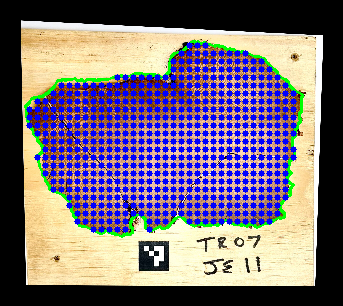
#> input picture CAPTURING_last version/out_xy/570646/overlay.png, 343 x 306 px; its folder holds only this picture in this run
$ python -i disk_planner_xy.py   (imports and definitions only)
#> lines starting #> are read from the running program, lines starting #| are printed output that depends on the picture; after the words box and inside, x2 and y2 are one past the last pixel; in counts of white or black regions, pixels touching at a corner belong together
#!/usr/bin/env python3
# -*- coding: utf-8 -*-
"""
Program: CaptuRing Disk Planner XY (GUI+CLI)
Version: 1.2
Author: Dr. Zulfiyor Bakhtiyorov
Institution: University of Cambridge, Xinjiang Institute of Ecology and Geography, National Academy of Sciences of Tajikistan
Year: 2025
License: MIT License

Overview
--------
Enhanced GUI/CLI for planning XY tiles inside a segmented sample polygon.
Key additions vs previous GUI:
- Brush cursor ring now persists reliably (no disappearance after first click)
- Mouse-wheel zoom on canvas
- Sample rotation (degrees) with re-segmentation & re-planning
- Area computation (mm²) alongside frames and grid step
- Movement mode (X-first or Y-first) + serpentine path ordering
- "Start capture" action that locks in ordering and saves rich plan metadata
- Manual mm/px scaling is honored (if no ArUco) for true mm units in GUI

Dependencies: opencv-contrib-python, numpy, pillow, tkinter
"""

import argparse
import json
import math
import threading
import time
from pathlib import Path
from typing import Optional, Tuple

PROGRAM_NAME = "CaptuRing Disk Planner"
VERSION = "1.2"
AUTHOR = "Dr. Zulfiyor Bakhtiyorov"
INSTITUTION = (
    "University of Cambridge; Xinjiang Institute of Ecology and Geography; "
    "National Academy of Sciences of Tajikistan"
)
YEAR = "2025"
LICENSE_TEXT = "MIT License"

import cv2
import numpy as np
from PIL import Image


def load_preview_image(path: Path, max_dim: int = 2048) -> Tuple[Optional[np.ndarray], float]:
    """Decode a lightweight preview without fully loading the original frame."""
    # Read compressed bytes once; decoding happens with downscale hints.
    data = np.fromfile(str(path), dtype=np.uint8)
    if data.size == 0:
        return None, 1.0

    orig_w = orig_h = None
    try:
        with Image.open(path) as im:
            orig_w, orig_h = im.size
    except Exception:
        pass

    reduction = 1
    flag = cv2.IMREAD_COLOR
    if orig_w and orig_h:
        longest = max(orig_w, orig_h)
        while longest / reduction > max_dim and reduction < 8:
            reduction *= 2
        if reduction == 2:
            flag = cv2.IMREAD_REDUCED_COLOR_2
        elif reduction == 4:
            flag = cv2.IMREAD_REDUCED_COLOR_4
        elif reduction >= 8:
            flag = cv2.IMREAD_REDUCED_COLOR_8
            reduction = 8

    img = cv2.imdecode(data, flag)
    if img is None:
        return None, 1.0

    h, w = img.shape[:2]
    longest_decoded = max(h, w)
    scale_extra = 1.0
    if longest_decoded > max_dim and longest_decoded > 0:
        scale_extra = max_dim / float(longest_decoded)
        new_w = max(1, int(round(w * scale_extra)))
        new_h = max(1, int(round(h * scale_extra)))
        img = cv2.resize(img, (new_w, new_h), interpolation=cv2.INTER_AREA)
        h, w = img.shape[:2]

    if orig_w and orig_h and orig_w > 0 and orig_h > 0:
        scale = (1.0 / reduction) * scale_extra
    else:
        # Fallback: rely on decoded size (best effort)
        scale = 1.0
        if orig_w and orig_w > 0:
            scale = w / float(orig_w)
        elif orig_h and orig_h > 0:
            scale = h / float(orig_h)

    return img, scale

# --------------------------- ArUco helpers ---------------------------

def find_aruco_homography(image_bgr, marker_mm: float):
    gray = cv2.cvtColor(image_bgr, cv2.COLOR_BGR2GRAY)
    aruco_dict = cv2.aruco.getPredefinedDictionary(cv2.aruco.DICT_4X4_50)
    params = cv2.aruco.DetectorParameters()
    detector = cv2.aruco.ArucoDetector(aruco_dict, params)
    corners, ids, _ = detector.detectMarkers(gray)
    if ids is None or len(ids) == 0:
        return None, None, None
    areas = [cv2.contourArea(c.astype(np.float32)) for c in corners]
    idx = int(np.argmax(areas))
    c = corners[idx].reshape(-1, 2).astype(np.float32)
    src = np.array([c[0], c[1], c[2], c[3]], dtype=np.float32)
    dst = np.array([[0, 0], [marker_mm, 0], [marker_mm, marker_mm], [0, marker_mm]], dtype=np.float32)
    H, _ = cv2.findHomography(src, dst, method=cv2.RANSAC, ransacReprojThreshold=2.0)
    if H is None:
        return None, None, None
    img_side_px = (np.linalg.norm(c[1]-c[0]) + np.linalg.norm(c[2]-c[1])) / 2.0
    mm_per_pixel = float(marker_mm / img_side_px) if img_side_px > 0 else None
    mask = np.zeros(gray.shape, dtype=np.uint8)
    cv2.fillConvexPoly(mask, c.astype(np.int32), 255)
    return H, mm_per_pixel, mask

# --------------------------- Rectification ---------------------------

def warp_to_mm_plane(image_bgr, H, out_border_mm=20):
    h, w = image_bgr.shape[:2]
    pts = np.array([[0,0],[w,0],[w,h],[0,h]], dtype=np.float32).reshape(-1,1,2)
    pts_mm = cv2.perspectiveTransform(pts, H).reshape(-1,2)
    min_xy = pts_mm.min(axis=0) - out_border_mm
    max_xy = pts_mm.max(axis=0) + out_border_mm
    tx, ty = -min_xy
    T = np.array([[1,0,tx],[0,1,ty],[0,0,1]], dtype=np.float32)
    H2 = T @ H
    out_w = int(math.ceil(max_xy[0]-min_xy[0]))
    out_h = int(math.ceil(max_xy[1]-min_xy[1]))
    rect = cv2.warpPerspective(image_bgr, H2, (out_w, out_h))
    return rect, H2, (tx, ty)

# --------------------------- Segmentation core ---------------------------

def mask_arucos(img_bgr):
    gray = cv2.cvtColor(img_bgr, cv2.COLOR_BGR2GRAY)
    aruco_dict = cv2.aruco.getPredefinedDictionary(cv2.aruco.DICT_4X4_50)
    params = cv2.aruco.DetectorParameters()
    detector = cv2.aruco.ArucoDetector(aruco_dict, params)
    corners, ids, _ = detector.detectMarkers(gray)
    if ids is not None and len(ids) > 0:
        for c in corners:
            cv2.fillConvexPoly(img_bgr, c.astype(np.int32), (255, 255, 255))
    return img_bgr


# [48 lines left out: function refine_with_grabcut, not called in this run]


def compute_fg_hsv(rect_bgr, border_px=40, k_sigma=2.5, use_grabcut=True):
    """HSV border-based segmentation returning a FG mask."""
    img = rect_bgr.copy()
    img = mask_arucos(img)
    h, w = img.shape[:2]
    hsv = cv2.cvtColor(img, cv2.COLOR_BGR2HSV)
    S = hsv[:,:,1].astype(np.float32)
    V = hsv[:,:,2].astype(np.float32)

    b = max(10, int(border_px))
    border_mask = np.zeros((h,w), np.uint8)
    border_mask[:b,:] = 1; border_mask[-b:,:] = 1; border_mask[:, :b] = 1; border_mask[:, -b:] = 1

    Sb = S[border_mask==1]; Vb = V[border_mask==1]
    S_med, V_med = np.median(Sb), np.median(Vb)
    S_std = max(5.0, float(np.std(Sb)))
    V_std = max(5.0, float(np.std(Vb)))

    bg = (np.abs(S - S_med) <= k_sigma*S_std) & (np.abs(V - V_med) <= k_sigma*V_std)
    bg = (bg.astype(np.uint8) * 255)
    fg = cv2.bitwise_not(bg)
    kern = cv2.getStructuringElement(cv2.MORPH_ELLIPSE, (7,7))
    fg = cv2.morphologyEx(fg, cv2.MORPH_OPEN, kern, iterations=1)
    fg = cv2.morphologyEx(fg, cv2.MORPH_CLOSE, kern, iterations=2)

    if use_grabcut:
        fg = refine_with_grabcut(img, fg, (border_mask*255).astype(np.uint8), iters=3)
    return fg


def contour_from_mask(fg: np.ndarray):
    cnts, _ = cv2.findContours(fg, cv2.RETR_EXTERNAL, cv2.CHAIN_APPROX_SIMPLE)
    if not cnts:
        return None
    cnt = max(cnts, key=cv2.contourArea)
    approx = cv2.approxPolyDP(cnt, 0.5, True)
    if cv2.contourArea(approx) < 500:
        return None
    return approx.reshape(-1,2).astype(np.float32)


def extract_disk_contour(rect_bgr, border_px=40, k_sigma=2.5, use_grabcut=True):
    fg = compute_fg_hsv(rect_bgr, border_px, k_sigma, use_grabcut)
    return contour_from_mask(fg)

# --------------------------- Tiles & exports ---------------------------

def generate_tiles_inside_polygon(poly_mm: np.ndarray, tile_mm: float, overlap: float):
    x_min, y_min = poly_mm.min(axis=0)
    x_max, y_max = poly_mm.max(axis=0)
    step = max(1.0, tile_mm * (1.0 - overlap))
    contour = poly_mm.reshape(-1,1,2).astype(np.float32)
    pts = []
    y = y_min + step/2
    while y <= y_max - step/2 + 1e-6:
        x = x_min + step/2
        while x <= x_max - step/2 + 1e-6:
            if cv2.pointPolygonTest(contour, (float(x), float(y)), False) >= 0:
                pts.append((float(x), float(y)))
            x += step
        y += step
    return pts


# [11 lines left out: function _infer_primary_step, not called in this run]


def group_ordered_tiles(tiles, axis_first: str, step_mm: Optional[float]):
    """Group already ordered tiles into primary-axis bands (rows/columns)."""
    rows = []
    if not tiles:
        return rows
    if step_mm is None or step_mm <= 0:
        step_mm = _infer_primary_step(tiles, axis_first)
    thr = max((step_mm or 0) * 0.5, 1e-3)
    current = [tiles[0]]
    ref = tiles[0][1] if axis_first == 'Y-first' else tiles[0][0]
    for (x, y) in tiles[1:]:
        key = y if axis_first == 'Y-first' else x
        if abs(key - ref) <= thr:
            current.append((x, y))
        else:
            rows.append(current)
            current = [(x, y)]
            ref = key
    rows.append(current)
    return rows


def order_tiles_raster(tiles, axis_first: str, serpentine: bool, step_mm: float):
    """Return raster-ordered tiles. axis_first in {"X-first","Y-first"}."""
    if not tiles:
        return []
    pts = np.array(tiles, dtype=np.float32)
    xs, ys = pts[:,0], pts[:,1]
    if axis_first == 'Y-first':
        bands = np.floor((ys - ys.min()) / max(step_mm, 1e-6)).astype(int)
        ordered = []
        for bi in np.unique(bands):
            idx = np.where(bands == bi)[0]
            # sort secondary axis (X)
            order = np.argsort(xs[idx])
            row = idx[order].tolist()
            if serpentine and (bi % 2 == 1):
                row = row[::-1]
            ordered.extend(row)
        return [tiles[i] for i in ordered]
    else:  # X-first
        bands = np.floor((xs - xs.min()) / max(step_mm, 1e-6)).astype(int)
        ordered = []
        for bi in np.unique(bands):
            idx = np.where(bands == bi)[0]
            order = np.argsort(ys[idx])
            col = idx[order].tolist()
            if serpentine and (bi % 2 == 1):
                col = col[::-1]
            ordered.extend(col)
        return [tiles[i] for i in ordered]


# [13 lines left out: function rotate_points, not called in this run]


def save_overlay(rect_bgr, poly_mm, tiles, out_png):
    vis = rect_bgr.copy()
    cv2.polylines(vis, [poly_mm.reshape(-1,1,2).astype(np.int32)], True, (0,255,0), 2)
    for (x,y) in tiles:
        cv2.circle(vis, (int(round(x)), int(round(y))), 3, (255,0,0), -1)
    cv2.imwrite(str(out_png), vis)


def save_tiles_csv(tiles, out_csv):
    import csv
    with open(out_csv, 'w', newline='') as f:
        w = csv.writer(f)
        w.writerow(["id","X_mm","Y_mm"])
        for i,(x,y) in enumerate(tiles):
            w.writerow([i, f"{x:.2f}", f"{y:.2f}"])


def save_polygon_json(poly_mm, out_json):
    with open(out_json, 'w') as f:
        json.dump({"polygon_mm": poly_mm.tolist()}, f, indent=2)


def save_gcode(tiles, safe_z, travel_f, z_f, settle_ms, out_gcode,
               manual_y=False, axis_first='Y-first', step_mm=None):
    lines = []
    lines.append("; route.gcode generated by disk_planner_xy.py")
    lines.append("G21 ; mm")
    if manual_y:
        lines.append("G90 ; absolute")
        lines.append("G28 X Z ; home only X and Z for safety (manual Y)")  # do not home Y
    else:
        lines.append("G90 ; absolute")
        lines.append("G28 ; home all")

    lines.append(f"G0 Z{safe_z:.2f} F{z_f}")

    if manual_y:
        rows = group_ordered_tiles(tiles, axis_first, step_mm)

        for ri, row in enumerate(rows):
            # Row header + operator prompt
            if axis_first == 'Y-first':
                y_med = np.median([p[1] for p in row])
                lines.append(f"; ---- Row {ri} (target Y≈{y_med:.2f} mm) ----")
                lines.append("M300 S880 P150 ; beep")
                lines.append(f"M0 Move Y to {y_med:.2f} mm, then press to continue")
            else:
                x_med = np.median([p[0] for p in row])
                lines.append(f"; ---- Column {ri} (target X≈{x_med:.2f} mm) ----")
                lines.append("M300 S880 P150 ; beep")
                lines.append(f"M0 Move X to {x_med:.2f} mm, then press to continue")

            # Traverse the row: X-only moves (avoid Y commands)
            for i, (x, y) in enumerate(row):
                lines.append(f"; tile row{ri}_{i}")
                lines.append(f"G0 X{float(x):.2f} F{travel_f}")
                lines.append(f"G4 P{int(settle_ms)} ; settle")
                lines.append("; trigger shutter here if needed")
                lines.append("G4 P200 ; dwell")
    else:
        # Normal XY mode: move both X and Y
        for i, (x, y) in enumerate(tiles):
            lines.append(f"; tile {i}")
            lines.append(f"G0 X{float(x):.2f} Y{float(y):.2f} F{travel_f}")
            lines.append(f"G4 P{int(settle_ms)} ; settle")
            lines.append("; trigger shutter here if needed")
            lines.append("G4 P200 ; dwell")

    lines.append(f"G0 Z{safe_z:.2f} F{z_f}")
    lines.append("M300 S440 P200 ; beep")
    Path(out_gcode).write_text("\n".join(lines), encoding='utf-8')

# --------------------------- GUI (Tk) ---------------------------
try:
    import tkinter as tk
    from tkinter import ttk, filedialog, messagebox
    from PIL import Image, ImageTk
    HAS_TK = True
except Exception:
    HAS_TK = False


class App:
    # [445 lines left out: functions __init__, build_ui, show_about, show_help, mk_spin, open_image and 6 more, not called in this run]

    def _rows_from_ordered(self, tiles, step_mm):
        """Group the already ordered tiles into rows (bands) for manual-Y workflow."""
        return group_ordered_tiles(tiles, self.movement_axis.get(), step_mm)

    # [203 lines left out: functions plan_tiles, start_capture, _save_meta, export_all, begin_pick_start, set_start_from_xy and 5 more, not called in this run]

    def on_mouse_up(self, e):
        self._drawing = False
        self.root.after(0, self.plan_tiles)

    # [267 lines left out: functions _paint, reset_edits, apply_edits, on_spin, set_zoom, on_wheel and 13 more, not called in this run]


# --------------------------- CLI main ---------------------------

def run_cli(args):
    p = Path(args.out_dir); p.mkdir(parents=True, exist_ok=True)
    img_path = Path(args.image)
    img, scale = load_preview_image(img_path)
#> in load_preview_image, im is the input picture: PIL image 343x306 RGB; mean R, G, B 120.1, 109, 122.3
    if img is None:
        raise SystemExit(f"Cannot read image: {args.image}")
    H, mm_per_px, _ = find_aruco_homography(img, args.aruco_mm)
    if H is None:
        if args.mm_per_pixel is None:
            raise SystemExit("No ArUco found and --mm_per_pixel not provided. Provide either.")
        mmpp_eff = args.mm_per_pixel / (scale or 1.0)
        H = np.array([[mmpp_eff, 0, 0],[0, mmpp_eff, 0],[0, 0, 1]], dtype=np.float32)
    rect, _, _ = warp_to_mm_plane(img, H, out_border_mm=20)
    poly = extract_disk_contour(rect, border_px=args.border_px, k_sigma=args.k_sigma, use_grabcut=args.grabcut)
    if poly is None:
        raise SystemExit("Failed to extract disk contour. Try --grabcut or adjust border/k_sigma.")
    tiles_raw = generate_tiles_inside_polygon(poly, args.tile_mm, args.overlap)
    step_mm = args.tile_mm*(1.0-args.overlap)
    tiles = order_tiles_raster(tiles_raw, 'Y-first', True, step_mm)
    save_overlay(rect, poly, tiles, p/"overlay.png")
    save_tiles_csv(tiles, p/"tiles.csv")
    save_polygon_json(poly, p/"polygon_mm.json")
    save_gcode(tiles, args.safe_z, args.travel_f, args.z_f, args.settle_ms, p/"route.gcode",
               manual_y=False, axis_first='Y-first', step_mm=step_mm)
    rows = group_ordered_tiles(tiles, 'Y-first', step_mm)
    area_mm2 = cv2.contourArea(poly)
    bbox = (float(poly[:,0].min()), float(poly[:,1].min()), float(poly[:,0].max()), float(poly[:,1].max()))
    meta = {
        "tiles": len(tiles),
        "area_mm2": float(area_mm2),
        "bbox_mm": bbox,
        "tile_mm": args.tile_mm,
        "overlap_pct": args.overlap*100.0,
        "grid_step_mm": step_mm,
        "movement_axis": "Y-first",
        "serpentine": True,
        "manual_y_mode": False,
        "row_count": len(rows),
        "rows": [
            {
                "index": i,
                "y_mm": float(np.median([p[1] for p in r])),
                "count": len(r)
            }
            for i, r in enumerate(rows)
        ]
    }
    (p/"meta.json").write_text(json.dumps(meta, indent=2), encoding='utf-8')
    print("Saved:", str(p.resolve()))


def main():
    ap = argparse.ArgumentParser()
    ap.add_argument('--gui', action='store_true', help='Launch GUI instead of CLI pipeline')
    ap.add_argument('--grabcut', action='store_true')
    ap.add_argument('--gc_iters', type=int, default=3)
    ap.add_argument('--border_px', type=int, default=40)
    ap.add_argument('--k_sigma', type=float, default=2.5)
    ap.add_argument('--image')
    ap.add_argument('--aruco_mm', type=float, default=30.0)
    ap.add_argument('--mm_per_pixel', type=float, default=None)
    ap.add_argument('--tile_mm', type=float, default=15.0)
    ap.add_argument('--overlap', type=float, default=0.2)
    ap.add_argument('--safe_z', type=float, default=40.0)
    ap.add_argument('--travel_f', type=int, default=9000)
    ap.add_argument('--z_f', type=int, default=1200)
    ap.add_argument('--settle_ms', type=int, default=250)
    ap.add_argument('--out_dir', default='out_xy')
    args = ap.parse_args()

    if args.gui:
        if not HAS_TK:
            raise SystemExit("Tkinter/Pillow not available. Install: pip install pillow")
        root = tk.Tk()
        try:
            style = ttk.Style(root)
            if 'vista' in style.theme_names(): style.theme_use('vista')
        except Exception:
            pass
        App(root)
        root.mainloop()
    else:
        if not args.image:
            raise SystemExit("--image is required in CLI mode. Or run with --gui.")
        run_cli(args)
#> in run_cli, `img, scale = load_preview_image(img_path)`: scale = 1
#> in find_aruco_homography, `gray = cv2.cvtColor(image_bgr, cv2.COLOR_BGR2GRAY)`:
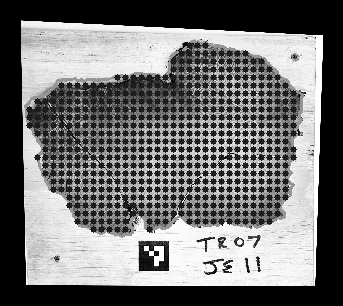
#> gray: shape (306, 343); min 0, max 255, mean 113.8
#> in find_aruco_homography, `corners, ids, _ = detector.detectMarkers(gray)`: corners = ([[138, 241], [168, 241], [168, 270], [139, 270]],); ids = [0]
#> in find_aruco_homography, `areas = [cv2.contourArea(c.astype(np.float32)) for c in corners]`: areas = [855.5]
#> in find_aruco_homography, `idx = int(np.argmax(areas))`: idx = 0
#> in find_aruco_homography, `c = corners[idx].reshape(-1, 2).astype(np.float32)`: c = [[138, 241], [168, 241], [168, 270], [139, 270]]
#> in find_aruco_homography, `H, _ = cv2.findHomography(src, dst, method=cv2.RANSAC, ransacReprojThr..`: H = [[0.783, -0.027, -101.6], [-5.34e-18, 0.783, -188.7], [-3.99e-19, -0.0009, 1]]
#> in find_aruco_homography, `img_side_px = (np.linalg.norm(c[1]-c[0]) + np.linalg.norm(c[2]-c[1])) ..`: img_side_px = 29.5
#> in find_aruco_homography, `mm_per_pixel = float(marker_mm / img_side_px) if img_side_px > 0 else ..`: mm_per_pixel = 1.02
#> in find_aruco_homography, `cv2.fillConvexPoly(mask, c.astype(np.int32), 255)`:
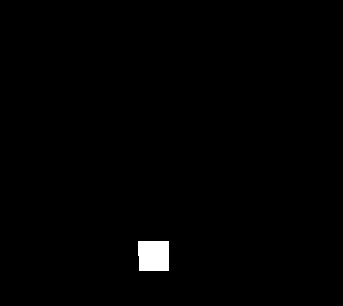
#> mask: shape (306, 343); 0.87% white; 1 white region, box (x1, y1, x2, y2) and area: (138, 241, 169, 271) 915
#> in warp_to_mm_plane, `pts_mm = cv2.perspectiveTransform(pts, H).reshape(-1,2)`: pts_mm = [[-101.6, -188.7], [167, -188.7], [219.1, 70.25], [-151.6, 70.25]]
#> in warp_to_mm_plane, `min_xy = pts_mm.min(axis=0) - out_border_mm`: min_xy = [-171.6, -208.7]
#> in warp_to_mm_plane, `max_xy = pts_mm.max(axis=0) + out_border_mm`: max_xy = [239.1, 90.25]
#> in warp_to_mm_plane, `tx, ty = -min_xy`: tx = 171.6; ty = 208.7
#> in warp_to_mm_plane, `T = np.array([[1,0,tx],[0,1,ty],[0,0,1]], dtype=np.float32)`: T = [[1, 0, 171.6], [0, 1, 208.7], [0, 0, 1]]
#> in warp_to_mm_plane, `H2 = T @ H`: H2 = [[0.783, -0.181, 70.01], [-8.86e-17, 0.595, 20], [-3.99e-19, -0.0009, 1]]
#> in warp_to_mm_plane, `out_w = int(math.ceil(max_xy[0]-min_xy[0]))`: out_w = 411
#> in warp_to_mm_plane, `out_h = int(math.ceil(max_xy[1]-min_xy[1]))`: out_h = 299
#> in warp_to_mm_plane, `rect = cv2.warpPerspective(image_bgr, H2, (out_w, out_h))`:
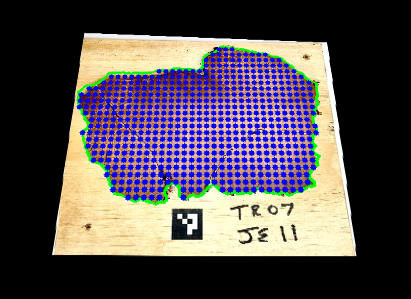
#> rect: shape (299, 411, 3); mean B, G, R 82.3, 75.3, 82.4
#> in mask_arucos, `gray = cv2.cvtColor(img_bgr, cv2.COLOR_BGR2GRAY)`:
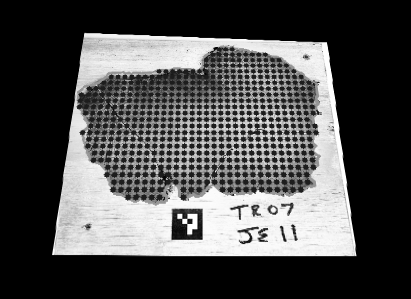
#> gray: shape (299, 411); min 0, max 255, mean 78.2
#> in mask_arucos, `corners, ids, _ = detector.detectMarkers(gray)`: corners = ([[172, 209], [202, 209], [202, 239], [171, 239]],); ids = [0]
#> the loop in mask_arucos, `for c in corners:` made 1 pass
#> c on pass 1: [[172, 209], [202, 209], [202, 239], [171, 239]]
#> after the loop in mask_arucos, `for c in corners:`:
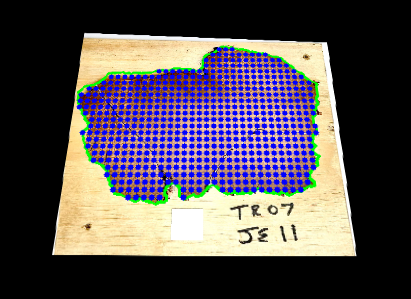
#> img_bgr: shape (299, 411, 3); 0.71% of pixels changed, all inside (x1, y1, x2, y2) = (171, 209, 203, 240)
#> in compute_fg_hsv, `S = hsv[:,:,1].astype(np.float32)`:
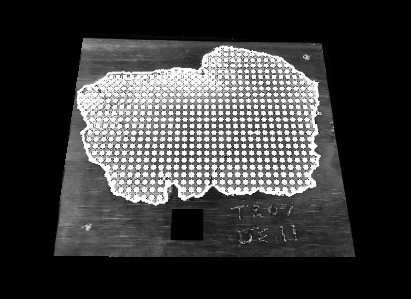
#> S: shape (299, 411) float32; min 0, max 255, mean 59.8
#> in compute_fg_hsv, `V = hsv[:,:,2].astype(np.float32)`:
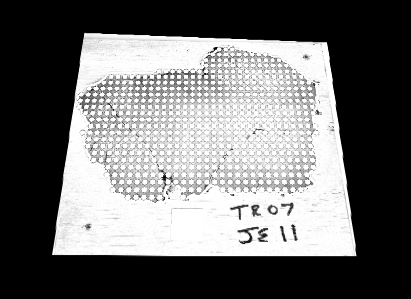
#> V: shape (299, 411) float32; min 0, max 255, mean 110.7
#> in compute_fg_hsv, `S_med, V_med = np.median(Sb), np.median(Vb)`: S_med = 0
#> in compute_fg_hsv, `S_std = max(5.0, float(np.std(Sb)))`: S_std = 5
#> (the rest of the program and of its run is left out)
